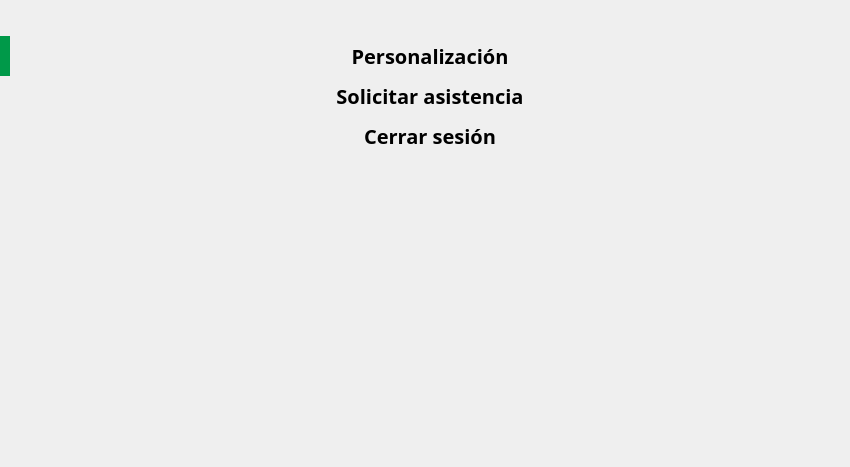
<?xml version="1.0" encoding="UTF-8"?>
<ui version="4.0">
 <class>Settings</class>
 <widget class="QWidget" name="Settings">
  <property name="geometry">
   <rect>
    <x>0</x>
    <y>0</y>
    <width>850</width>
    <height>467</height>
   </rect>
  </property>
  <property name="windowTitle">
   <string>Form</string>
  </property>
  <layout class="QGridLayout" name="mainLayout">
   <property name="leftMargin">
    <number>0</number>
   </property>
   <property name="topMargin">
    <number>0</number>
   </property>
   <property name="rightMargin">
    <number>0</number>
   </property>
   <property name="bottomMargin">
    <number>0</number>
   </property>
   <property name="spacing">
    <number>0</number>
   </property>
   <item row="0" column="0">
    <layout class="QVBoxLayout" name="verticalLayout">
     <property name="spacing">
      <number>0</number>
     </property>
     <property name="sizeConstraint">
      <enum>QLayout::SizeConstraint::SetDefaultConstraint</enum>
     </property>
     <property name="topMargin">
      <number>36</number>
     </property>
     <item>
      <widget class="QWidget" name="widget_2" native="true">
       <layout class="QHBoxLayout" name="horizontalLayout_13">
        <property name="spacing">
         <number>0</number>
        </property>
        <property name="leftMargin">
         <number>0</number>
        </property>
        <property name="topMargin">
         <number>0</number>
        </property>
        <property name="rightMargin">
         <number>0</number>
        </property>
        <property name="bottomMargin">
         <number>0</number>
        </property>
        <item>
         <widget class="QWidget" name="personalizationIndicator_widget" native="true">
          <property name="sizePolicy">
           <sizepolicy hsizetype="Minimum" vsizetype="Minimum">
            <horstretch>0</horstretch>
            <verstretch>0</verstretch>
           </sizepolicy>
          </property>
          <property name="minimumSize">
           <size>
            <width>10</width>
            <height>40</height>
           </size>
          </property>
          <property name="maximumSize">
           <size>
            <width>10</width>
            <height>80</height>
           </size>
          </property>
          <property name="sizeIncrement">
           <size>
            <width>0</width>
            <height>0</height>
           </size>
          </property>
          <property name="styleSheet">
           <string notr="true">background-color: rgb(0, 153, 73);</string>
          </property>
         </widget>
        </item>
        <item>
         <widget class="QPushButton" name="personalization_button">
          <property name="sizePolicy">
           <sizepolicy hsizetype="Preferred" vsizetype="Preferred">
            <horstretch>0</horstretch>
            <verstretch>0</verstretch>
           </sizepolicy>
          </property>
          <property name="font">
           <font>
            <family>Segoe UI Variable</family>
            <pointsize>15</pointsize>
            <bold>true</bold>
           </font>
          </property>
          <property name="styleSheet">
           <string notr="true">QPushButton {
  background: transparent;
  border: none;
 color: rgb(0, 0, 0);
  text-align: center;
  padding-left: 20px;
  padding-right: 20px;
}

QPushButton:hover {
  background-color: transparent;     /* Fondo al pasar el mouse */
  color: rgb(255, 255, 255);             /* Color del texto al pasar el mouse */
}

QPushButton:pressed {
  background-color: transparent;     /* Fondo al presionar */
  color: rgb(0, 153, 73);
          /* Color del texto al presionar */
}

QPushButton:disabled {
  background-color: rgb(39, 39, 43);     /* Fondo deshabilitado */
  color: #7f8c8d;                /* Color del texto deshabilitado */
}

QPushButton:checked {
  background-color: transparent;     /* Fondo cuando está checkable y activado */
  color: rgb(0, 153, 73);
}
</string>
          </property>
          <property name="text">
           <string>Personalización</string>
          </property>
          <property name="checkable">
           <bool>true</bool>
          </property>
         </widget>
        </item>
       </layout>
      </widget>
     </item>
     <item>
      <layout class="QHBoxLayout" name="horizontalLayout_14">
       <property name="spacing">
        <number>0</number>
       </property>
       <item>
        <widget class="QWidget" name="assistanceIndicator_widget" native="true">
         <property name="sizePolicy">
          <sizepolicy hsizetype="Minimum" vsizetype="Minimum">
           <horstretch>0</horstretch>
           <verstretch>0</verstretch>
          </sizepolicy>
         </property>
         <property name="minimumSize">
          <size>
           <width>10</width>
           <height>40</height>
          </size>
         </property>
         <property name="maximumSize">
          <size>
           <width>10</width>
           <height>80</height>
          </size>
         </property>
        </widget>
       </item>
       <item>
        <widget class="QPushButton" name="assistance_button">
         <property name="font">
          <font>
           <family>Segoe UI Variable</family>
           <pointsize>15</pointsize>
           <bold>true</bold>
          </font>
         </property>
         <property name="layoutDirection">
          <enum>Qt::LayoutDirection::LeftToRight</enum>
         </property>
         <property name="styleSheet">
          <string notr="true">QPushButton {
  background: transparent;
  border: none;
 color: rgb(0, 0, 0);
  text-align: center;
  padding-left: 20px;
  padding-right: 20px;
}

QPushButton:hover {
  background-color: transparent;     /* Fondo al pasar el mouse */
  color: rgb(255, 255, 255);             /* Color del texto al pasar el mouse */
}

QPushButton:pressed {
  background-color: transparent;     /* Fondo al presionar */
  color: rgb(0, 153, 73);
          /* Color del texto al presionar */
}

QPushButton:disabled {
  background-color: rgb(39, 39, 43);     /* Fondo deshabilitado */
  color: #7f8c8d;                /* Color del texto deshabilitado */
}

QPushButton:checked {
  background-color: transparent;     /* Fondo cuando está checkable y activado */
  color: rgb(0, 153, 73);
}
</string>
         </property>
         <property name="text">
          <string>Solicitar asistencia</string>
         </property>
         <property name="checkable">
          <bool>true</bool>
         </property>
        </widget>
       </item>
      </layout>
     </item>
     <item>
      <layout class="QHBoxLayout" name="horizontalLayout_15">
       <property name="spacing">
        <number>0</number>
       </property>
       <item>
        <widget class="QWidget" name="logoutIndicatorwidget" native="true">
         <property name="sizePolicy">
          <sizepolicy hsizetype="Minimum" vsizetype="Minimum">
           <horstretch>0</horstretch>
           <verstretch>0</verstretch>
          </sizepolicy>
         </property>
         <property name="minimumSize">
          <size>
           <width>10</width>
           <height>40</height>
          </size>
         </property>
         <property name="maximumSize">
          <size>
           <width>10</width>
           <height>40</height>
          </size>
         </property>
        </widget>
       </item>
       <item>
        <widget class="QPushButton" name="logout_button">
         <property name="font">
          <font>
           <family>Segoe UI Variable</family>
           <pointsize>15</pointsize>
           <bold>true</bold>
          </font>
         </property>
         <property name="styleSheet">
          <string notr="true">QPushButton {
  background: transparent;
  border: none;
 color: rgb(0, 0, 0);
  text-align: center;
  padding-left: 20px;
  padding-right: 20px;
}

QPushButton:hover {
  background-color: transparent;     /* Fondo al pasar el mouse */
  color: rgb(255, 255, 255);             /* Color del texto al pasar el mouse */
}

QPushButton:pressed {
  background-color: transparent;     /* Fondo al presionar */
  color: rgb(0, 153, 73);
          /* Color del texto al presionar */
}

QPushButton:disabled {
  background-color: rgb(39, 39, 43);     /* Fondo deshabilitado */
  color: #7f8c8d;                /* Color del texto deshabilitado */
}

QPushButton:checked {
  background-color: transparent;     /* Fondo cuando está checkable y activado */
  color: rgb(0, 153, 73);
}
</string>
         </property>
         <property name="text">
          <string>Cerrar sesión</string>
         </property>
         <property name="checkable">
          <bool>true</bool>
         </property>
        </widget>
       </item>
      </layout>
     </item>
     <item>
      <spacer name="verticalSpacer">
       <property name="orientation">
        <enum>Qt::Orientation::Vertical</enum>
       </property>
       <property name="sizeHint" stdset="0">
        <size>
         <width>20</width>
         <height>40</height>
        </size>
       </property>
      </spacer>
     </item>
    </layout>
   </item>
  </layout>
 </widget>
 <resources/>
 <connections/>
</ui>
